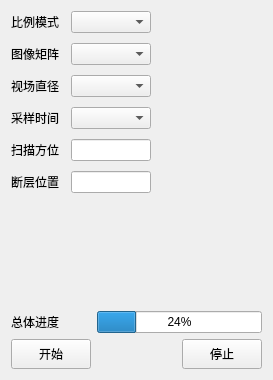
     <widget class="QWidget" name="ct2Tab">
      <attribute name="title">
       <string>DR</string>
      </attribute>
      <layout class="QGridLayout" name="gridLayout_8">
       <item row="0" column="0">
        <layout class="QGridLayout" name="gridLayout_3">
         <property name="verticalSpacing">
          <number>10</number>
         </property>
         <item row="0" column="0">
          <widget class="QLabel" name="label_41">
           <property name="sizePolicy">
            <sizepolicy hsizetype="Preferred" vsizetype="Preferred">
             <horstretch>0</horstretch>
             <verstretch>0</verstretch>
            </sizepolicy>
           </property>
           <property name="minimumSize">
            <size>
             <width>54</width>
             <height>0</height>
            </size>
           </property>
           <property name="maximumSize">
            <size>
             <width>54</width>
             <height>16777215</height>
            </size>
           </property>
           <property name="text">
            <string>比例模式</string>
           </property>
          </widget>
         </item>
         <item row="0" column="1">
          <widget class="QComboBox" name="drRatioComboBox">
           <property name="minimumSize">
            <size>
             <width>80</width>
             <height>0</height>
            </size>
           </property>
           <property name="maximumSize">
            <size>
             <width>80</width>
             <height>16777215</height>
            </size>
           </property>
          </widget>
         </item>
         <item row="1" column="0">
          <widget class="QLabel" name="label_34">
           <property name="sizePolicy">
            <sizepolicy hsizetype="Preferred" vsizetype="Preferred">
             <horstretch>0</horstretch>
             <verstretch>0</verstretch>
            </sizepolicy>
           </property>
           <property name="minimumSize">
            <size>
             <width>54</width>
             <height>0</height>
            </size>
           </property>
           <property name="maximumSize">
            <size>
             <width>54</width>
             <height>16777215</height>
            </size>
           </property>
           <property name="text">
            <string>图像矩阵</string>
           </property>
          </widget>
         </item>
         <item row="1" column="1">
          <widget class="QComboBox" name="drMatrixComboBox">
           <property name="minimumSize">
            <size>
             <width>80</width>
             <height>0</height>
            </size>
           </property>
           <property name="maximumSize">
            <size>
             <width>80</width>
             <height>16777215</height>
            </size>
           </property>
          </widget>
         </item>
         <item row="2" column="0">
          <widget class="QLabel" name="label_35">
           <property name="sizePolicy">
            <sizepolicy hsizetype="Preferred" vsizetype="Preferred">
             <horstretch>0</horstretch>
             <verstretch>0</verstretch>
            </sizepolicy>
           </property>
           <property name="minimumSize">
            <size>
             <width>54</width>
             <height>0</height>
            </size>
           </property>
           <property name="maximumSize">
            <size>
             <width>54</width>
             <height>16777215</height>
            </size>
           </property>
           <property name="text">
            <string>视场直径</string>
           </property>
          </widget>
         </item>
         <item row="2" column="1">
          <widget class="QComboBox" name="drViewComboBox">
           <property name="minimumSize">
            <size>
             <width>80</width>
             <height>0</height>
            </size>
           </property>
           <property name="maximumSize">
            <size>
             <width>80</width>
             <height>16777215</height>
            </size>
           </property>
          </widget>
         </item>
         <item row="3" column="0">
          <widget class="QLabel" name="label_36">
           <property name="sizePolicy">
            <sizepolicy hsizetype="Preferred" vsizetype="Preferred">
             <horstretch>0</horstretch>
             <verstretch>0</verstretch>
            </sizepolicy>
           </property>
           <property name="minimumSize">
            <size>
             <width>54</width>
             <height>0</height>
            </size>
           </property>
           <property name="maximumSize">
            <size>
             <width>54</width>
             <height>16777215</height>
            </size>
           </property>
           <property name="text">
            <string>采样时间</string>
           </property>
          </widget>
         </item>
         <item row="3" column="1">
          <widget class="QComboBox" name="drSampleTimeComboBox">
           <property name="minimumSize">
            <size>
             <width>80</width>
             <height>0</height>
            </size>
           </property>
           <property name="maximumSize">
            <size>
             <width>80</width>
             <height>16777215</height>
            </size>
           </property>
          </widget>
         </item>
         <item row="4" column="0">
          <widget class="QLabel" name="label_37">
           <property name="sizePolicy">
            <sizepolicy hsizetype="Preferred" vsizetype="Preferred">
             <horstretch>0</horstretch>
             <verstretch>0</verstretch>
            </sizepolicy>
           </property>
           <property name="minimumSize">
            <size>
             <width>54</width>
             <height>0</height>
            </size>
           </property>
           <property name="maximumSize">
            <size>
             <width>54</width>
             <height>16777215</height>
            </size>
           </property>
           <property name="text">
            <string>扫描方位</string>
           </property>
          </widget>
         </item>
         <item row="4" column="1">
          <widget class="QLineEdit" name="drAngleLineEdit">
           <property name="minimumSize">
            <size>
             <width>80</width>
             <height>0</height>
            </size>
           </property>
           <property name="maximumSize">
            <size>
             <width>80</width>
             <height>16777215</height>
            </size>
           </property>
           <property name="alignment">
            <set>Qt::AlignLeading|Qt::AlignLeft|Qt::AlignVCenter</set>
           </property>
          </widget>
         </item>
         <item row="5" column="0">
          <widget class="QLabel" name="label_38">
           <property name="sizePolicy">
            <sizepolicy hsizetype="Preferred" vsizetype="Preferred">
             <horstretch>0</horstretch>
             <verstretch>0</verstretch>
            </sizepolicy>
           </property>
           <property name="minimumSize">
            <size>
             <width>54</width>
             <height>0</height>
            </size>
           </property>
           <property name="maximumSize">
            <size>
             <width>54</width>
             <height>16777215</height>
            </size>
           </property>
           <property name="text">
            <string>断层位置</string>
           </property>
          </widget>
         </item>
         <item row="5" column="1">
          <widget class="QLineEdit" name="lineEdit_14">
           <property name="sizePolicy">
            <sizepolicy hsizetype="Expanding" vsizetype="Fixed">
             <horstretch>0</horstretch>
             <verstretch>0</verstretch>
            </sizepolicy>
           </property>
           <property name="minimumSize">
            <size>
             <width>80</width>
             <height>0</height>
            </size>
           </property>
           <property name="maximumSize">
            <size>
             <width>80</width>
             <height>16777215</height>
            </size>
           </property>
           <property name="alignment">
            <set>Qt::AlignLeading|Qt::AlignLeft|Qt::AlignVCenter</set>
           </property>
          </widget>
         </item>
        </layout>
       </item>
       <item row="0" column="1">
        <spacer name="horizontalSpacer_3">
         <property name="orientation">
          <enum>Qt::Horizontal</enum>
         </property>
         <property name="sizeHint" stdset="0">
          <size>
           <width>105</width>
           <height>20</height>
          </size>
         </property>
        </spacer>
       </item>
       <item row="2" column="0" colspan="2">
        <layout class="QGridLayout" name="gridLayout_5">
         <item row="1" column="0">
          <widget class="QPushButton" name="startButton_2">
           <property name="minimumSize">
            <size>
             <width>0</width>
             <height>30</height>
            </size>
           </property>
           <property name="text">
            <string>开始</string>
           </property>
          </widget>
         </item>
         <item row="0" column="0">
          <widget class="QLabel" name="label_10">
           <property name="text">
            <string>总体进度</string>
           </property>
          </widget>
         </item>
         <item row="0" column="1" colspan="2">
          <widget class="QProgressBar" name="DrAllProgressBar">
           <property name="sizePolicy">
            <sizepolicy hsizetype="Minimum" vsizetype="Fixed">
             <horstretch>0</horstretch>
             <verstretch>0</verstretch>
            </sizepolicy>
           </property>
           <property name="autoFillBackground">
            <bool>false</bool>
           </property>
           <property name="value">
            <number>24</number>
           </property>
           <property name="alignment">
            <set>Qt::AlignRight|Qt::AlignTrailing|Qt::AlignVCenter</set>
           </property>
          </widget>
         </item>
         <item row="1" column="1">
          <spacer name="horizontalSpacer_4">
           <property name="orientation">
            <enum>Qt::Horizontal</enum>
           </property>
           <property name="sizeType">
            <enum>QSizePolicy::Expanding</enum>
           </property>
           <property name="sizeHint" stdset="0">
            <size>
             <width>68</width>
             <height>20</height>
            </size>
           </property>
          </spacer>
         </item>
         <item row="1" column="2">
          <widget class="QPushButton" name="stopButton_2">
           <property name="minimumSize">
            <size>
             <width>0</width>
             <height>30</height>
            </size>
           </property>
           <property name="text">
            <string>停止</string>
           </property>
          </widget>
         </item>
        </layout>
       </item>
       <item row="1" column="0">
        <spacer name="verticalSpacer_2">
         <property name="orientation">
          <enum>Qt::Vertical</enum>
         </property>
         <property name="sizeHint" stdset="0">
          <size>
           <width>20</width>
           <height>112</height>
          </size>
         </property>
        </spacer>
       </item>
      </layout>
     </widget>
